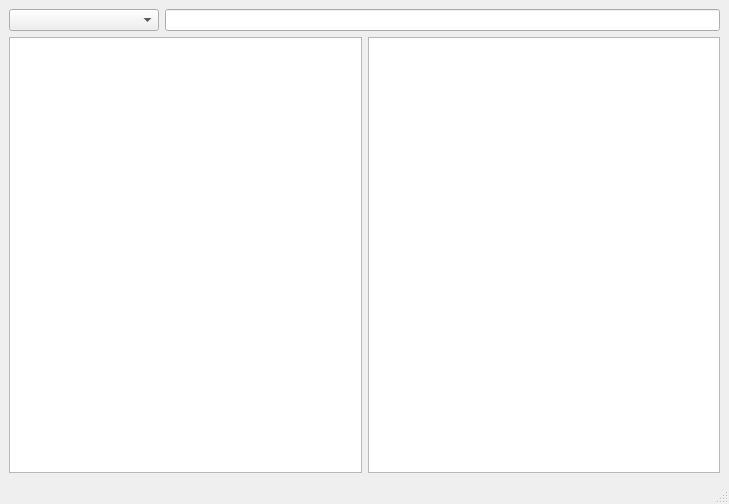
<?xml version="1.0" encoding="UTF-8"?>
<ui version="4.0">
 <class>Pencere</class>
 <widget class="QMainWindow" name="Pencere">
  <property name="geometry">
   <rect>
    <x>0</x>
    <y>0</y>
    <width>729</width>
    <height>504</height>
   </rect>
  </property>
  <property name="windowTitle">
   <string>MainWindow</string>
  </property>
  <widget class="QWidget" name="centralwidget">
   <layout class="QVBoxLayout" name="verticalLayout">
    <item>
     <layout class="QHBoxLayout" name="horizontalLayout_3">
      <item>
       <widget class="QComboBox" name="containerList">
        <property name="sizePolicy">
         <sizepolicy hsizetype="Fixed" vsizetype="Fixed">
          <horstretch>0</horstretch>
          <verstretch>0</verstretch>
         </sizepolicy>
        </property>
        <property name="minimumSize">
         <size>
          <width>150</width>
          <height>0</height>
         </size>
        </property>
       </widget>
      </item>
      <item>
       <widget class="QLineEdit" name="cmdLine">
        <property name="maximumSize">
         <size>
          <width>633</width>
          <height>16777215</height>
         </size>
        </property>
       </widget>
      </item>
     </layout>
    </item>
    <item>
     <layout class="QHBoxLayout" name="horizontalLayout_2">
      <item>
       <widget class="QPlainTextEdit" name="containerInfo"/>
      </item>
      <item>
       <widget class="QPlainTextEdit" name="terminalOutput"/>
      </item>
     </layout>
    </item>
   </layout>
  </widget>
  <widget class="QStatusBar" name="statusbar"/>
 </widget>
 <resources/>
 <connections>
  <connection>
   <sender>cmdLine</sender>
   <signal>returnPressed()</signal>
   <receiver>Pencere</receiver>
   <slot>command()</slot>
   <hints>
    <hint type="sourcelabel">
     <x>278</x>
     <y>55</y>
    </hint>
    <hint type="destinationlabel">
     <x>119</x>
     <y>17</y>
    </hint>
   </hints>
  </connection>
  <connection>
   <sender>containerList</sender>
   <signal>currentIndexChanged(QString)</signal>
   <receiver>Pencere</receiver>
   <slot>setInfo()</slot>
   <hints>
    <hint type="sourcelabel">
     <x>20</x>
     <y>40</y>
    </hint>
    <hint type="destinationlabel">
     <x>4</x>
     <y>30</y>
    </hint>
   </hints>
  </connection>
 </connections>
 <slots>
  <slot>stopAndClear()</slot>
  <slot>command()</slot>
  <slot>setInfo()</slot>
 </slots>
</ui>
